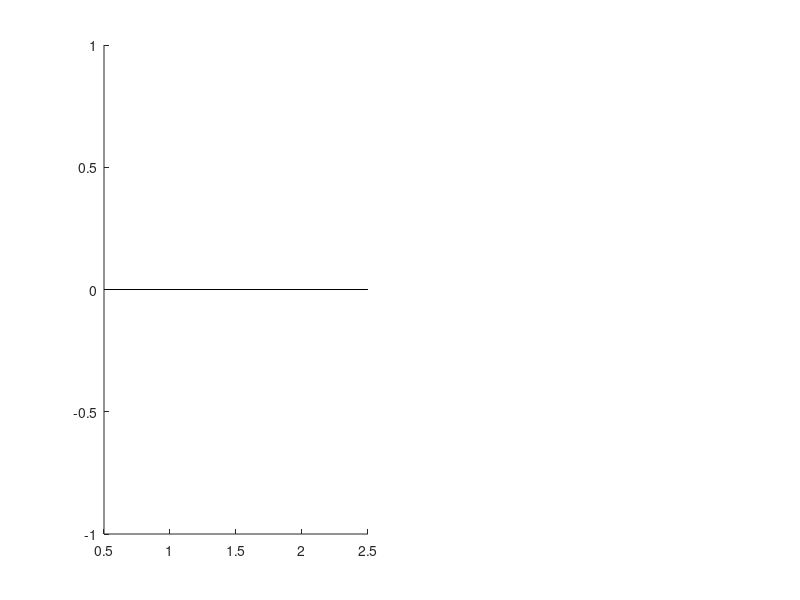

Write MATLAB code to recreate this figure. (Note: this script raises an error after producing the figure.)
%% variance_decomp_CVP.m
%  Nested-ANOVA decomposition of per-neuron x per-trial firing-rate
%  variance into across-neuron, across-trial, and interaction
%  components, separately for spontaneous and evoked V1 trials.
%
%  Purpose (manuscript R2, "Two samplings of CV diverge in direction"):
%  the lifetime CV (CV_L, across trials per neuron) and the per-trial
%  population CV (CV_P, across neurons per trial) move in opposite
%  directions across the spontaneous-evoked contrast on this dataset.
%  The proposed mechanism is that the two samplings integrate over
%  different variance axes:
%    - CV_L is dominated by trial-to-trial drift (large in spontaneous)
%    - CV_P is dominated by across-neuron heterogeneity (large in
%      evoked, because stimulus tuning makes a few neurons drive the
%      population mean upward while most stay near baseline)
%  This script verifies that mechanism quantitatively on the v1v2-1
%  data.  Outputs a 2-panel supp figure (stacked variance bars +
%  paired across-neuron vs across-trial comparison) and a .mat with
%  the per-session decomposition.
%
%  Decomposition: for each session, build a firing-rate matrix R of
%  size [n_neurons x n_trials] (firing rate in Hz, computed by summing
%  refractory-corrected spike counts over the appropriate driven /
%  spontaneous window and dividing by the window duration).  Then:
%    grand_mean      = mean(R(:))
%    SS_total        = sum((R(:) - grand_mean).^2)
%    SS_neuron       = sum(n_trials * (rowMean - grand_mean).^2)
%    SS_trial        = sum(n_neurons * (colMean - grand_mean).^2)
%    SS_interaction  = SS_total - SS_neuron - SS_trial
%  reported as fractions of SS_total.  This is the standard two-way
%  ANOVA fixed-effects decomposition; the "interaction + residual"
%  term is treated as one bucket since with one observation per
%  (neuron, trial) cell they are not separately identifiable.
%
%  Output: FigureS14.pdf / .png  +  variance_decomp_CVP.mat
%  Approximate runtime: < 1 min.
%
%  Usage:
%    matlab -batch "variance_decomp_CVP"
% ---------------------------------------------------------------------

clear; close all;
fprintf('=== variance_decomp_CVP.m ===\n');

% ----- parameters ------------------------------------------------------
V1V2_FILES = {
    '105l001p16.mat'
    '106r001p26.mat'
    '106r002p70.mat'
    '107l002p67.mat'
    '107l003p143.mat'
};
DUR_DRV  = 1.28;                                % driven window (s)
DUR_SPN  = 1.50;                                % spontaneous window (s)
N_BINS_D = 1280;
N_BINS_S = 1500;

% ----- allocate per-session results ------------------------------------
nS = numel(V1V2_FILES);
F_evk = nan(nS, 3);                             % [neuron, trial, interaction] fractions
F_spn = nan(nS, 3);
CVL_evk_sess = nan(nS, 1);  CVP_evk_sess = nan(nS, 1);
CVL_spn_sess = nan(nS, 1);  CVP_spn_sess = nan(nS, 1);

for is = 1:nS
    fname = V1V2_FILES{is};
    fprintf('\n--- session %d/%d: %s ---\n', is, nS, fname);
    if ~isfile(fname)
        warning('  not found, skipping');
        continue;
    end
    S = load(fname);
    nd = S.neuralData;
    nt_total = max(nd.trialId);

    % collect driven and spontaneous rasters for V1
    rast_evk = {}; rast_spn = {};
    for i = 1:nt_total
        sv1 = nd.spikeRasters{i, 1};
        if size(sv1, 2) == N_BINS_D
            rast_evk{end + 1} = sv1;                                        %#ok<AGROW>
        elseif size(sv1, 2) == N_BINS_S
            rast_spn{end + 1} = sv1;                                        %#ok<AGROW>
        end
    end
    n_v1 = size(rast_evk{1}, 1);
    n_drv = numel(rast_evk);
    n_spn = numel(rast_spn);
    fprintf('  n_v1=%d, n_drv=%d, n_spn=%d\n', n_v1, n_drv, n_spn);

    % firing-rate matrices  R = [neurons x trials]
    R_evk = zeros(n_v1, n_drv);
    for tr = 1:n_drv
        R_evk(:, tr) = sum(rast_evk{tr} > 0, 2) ./ DUR_DRV;
    end
    R_spn = zeros(n_v1, n_spn);
    for tr = 1:n_spn
        R_spn(:, tr) = sum(rast_spn{tr} > 0, 2) ./ DUR_SPN;
    end

    F_evk(is, :) = decompose_two_way(R_evk);
    F_spn(is, :) = decompose_two_way(R_spn);

    % per-session CV_L / CV_P for context
    CVL_evk_sess(is) = median(std(R_evk, 0, 2) ./ max(mean(R_evk, 2), eps));
    CVP_evk_sess(is) = median(std(R_evk, 0, 1) ./ max(mean(R_evk, 1), eps));
    CVL_spn_sess(is) = median(std(R_spn, 0, 2) ./ max(mean(R_spn, 2), eps));
    CVP_spn_sess(is) = median(std(R_spn, 0, 1) ./ max(mean(R_spn, 1), eps));

    fprintf(['  evoked  : F_neuron=%.2f F_trial=%.2f F_int=%.2f  ' ...
             'CV_L=%.2f CV_P=%.2f\n'], F_evk(is,1), F_evk(is,2), F_evk(is,3), ...
             CVL_evk_sess(is), CVP_evk_sess(is));
    fprintf(['  spont   : F_neuron=%.2f F_trial=%.2f F_int=%.2f  ' ...
             'CV_L=%.2f CV_P=%.2f\n'], F_spn(is,1), F_spn(is,2), F_spn(is,3), ...
             CVL_spn_sess(is), CVP_spn_sess(is));

    clear S nd rast_evk rast_spn R_evk R_spn;
end

% ----- pooled summary ---------------------------------------------------
F_evk_mean = mean(F_evk, 1, 'omitnan');
F_evk_sem  = std (F_evk, 0, 1, 'omitnan') ./ sqrt(sum(isfinite(F_evk(:,1))));
F_spn_mean = mean(F_spn, 1, 'omitnan');
F_spn_sem  = std (F_spn, 0, 1, 'omitnan') ./ sqrt(sum(isfinite(F_spn(:,1))));

fprintf('\n--- pooled across 5 sessions ---\n');
fprintf('  evoked  : F_neuron = %.2f +/- %.2f   F_trial = %.2f +/- %.2f   F_int = %.2f\n', ...
        F_evk_mean(1), F_evk_sem(1), F_evk_mean(2), F_evk_sem(2), F_evk_mean(3));
fprintf('  spont   : F_neuron = %.2f +/- %.2f   F_trial = %.2f +/- %.2f   F_int = %.2f\n', ...
        F_spn_mean(1), F_spn_sem(1), F_spn_mean(2), F_spn_sem(2), F_spn_mean(3));

% paired tests (Wilcoxon signed rank, n=5 sessions)
[p_neuron, ~] = signrank(F_evk(:,1), F_spn(:,1));
[p_trial,  ~] = signrank(F_evk(:,2), F_spn(:,2));
fprintf('  Wilcoxon (paired, n=5): F_neuron evk vs spn p=%.3g | F_trial evk vs spn p=%.3g\n', ...
        p_neuron, p_trial);

% ----- figure -----------------------------------------------------------
col_evk = [0.85 0.33 0.10];
col_spn = [0.30 0.60 0.90];

figure('Name', 'CV_P variance decomposition', 'NumberTitle', 'off', ...
       'Position', [100 100 1100 450]);

% Panel A: stacked variance composition (pooled)
subplot(1, 2, 1); hold on;
yvals = [F_spn_mean; F_evk_mean];
hb = bar(yvals, 'stacked');
hb(1).FaceColor = [0.55 0.55 0.85];  hb(1).DisplayName = 'F_{neuron}  (across-neuron)';
hb(2).FaceColor = [0.85 0.55 0.55];  hb(2).DisplayName = 'F_{trial}   (across-trial)';
hb(3).FaceColor = [0.70 0.70 0.70];  hb(3).DisplayName = 'F_{int}     (interaction / residual)';
set(gca, 'XTick', 1:2, 'XTickLabel', {'spontaneous', 'evoked'});
ylabel('fraction of total variance');
title('A: variance decomposition (pooled, 5 sessions)');
legend('show', 'Location', 'eastoutside', 'FontSize', 9);
ylim([0 1]); grid on; box off; set(gca, 'TickDir', 'out');

% Panel B: paired across-neuron vs across-trial fractions
subplot(1, 2, 2); hold on;
xj = [1 2 3 4];
for is = 1:nS
    % across-neuron (evoked larger expected) and across-trial (spon larger expected)
    plot([1 2], [F_spn(is, 1), F_evk(is, 1)], '-o', 'Color', [0.55 0.55 0.85], ...
         'LineWidth', 1.2, 'MarkerFaceColor', [0.55 0.55 0.85], 'MarkerSize', 6);
    plot([3 4], [F_spn(is, 2), F_evk(is, 2)], '-o', 'Color', [0.85 0.55 0.55], ...
         'LineWidth', 1.2, 'MarkerFaceColor', [0.85 0.55 0.55], 'MarkerSize', 6);
end
set(gca, 'XTick', 1:4, 'XTickLabel', {'spn', 'evk', 'spn', 'evk'});
xtickangle(0);
ylabel('variance fraction');
text(1.5, 1.02, sprintf('F_{neuron}  p=%.2g', p_neuron), 'HorizontalAlignment', 'center');
text(3.5, 1.02, sprintf('F_{trial}   p=%.2g', p_trial), 'HorizontalAlignment', 'center');
title('B: paired across-session (Wilcoxon signed-rank)');
ylim([0 1.1]); xlim([0.5 4.5]); grid on; box off; set(gca, 'TickDir', 'out');

sgtitle('Variance decomposition explains opposite directions of CV_L and CV_P');

print(gcf, 'FigureS14.pdf', '-dpdf', '-bestfit');
print(gcf, 'FigureS14.png', '-dpng', '-r200');
fprintf('\nwrote FigureS14.pdf / FigureS14.png\n');

save('variance_decomp_CVP.mat', ...
     'F_evk', 'F_spn', 'F_evk_mean', 'F_evk_sem', 'F_spn_mean', 'F_spn_sem', ...
     'CVL_evk_sess', 'CVP_evk_sess', 'CVL_spn_sess', 'CVP_spn_sess', ...
     'p_neuron', 'p_trial', 'V1V2_FILES');
fprintf('wrote variance_decomp_CVP.mat\n');
fprintf('=== done ===\n');


% ----- local helper ----------------------------------------------------
function frac = decompose_two_way(R)
% Two-way fixed-effects decomposition.
%   R : [n_neurons x n_trials] firing-rate matrix
%   frac : [F_neuron, F_trial, F_interaction]  (each in [0,1], summing to 1)
[n_neurons, n_trials] = size(R);
grand = mean(R(:));
SS_total  = sum((R(:) - grand).^2);
rowMean   = mean(R, 2);                         % per-neuron mean over trials
colMean   = mean(R, 1);                         % per-trial mean over neurons
SS_neuron = n_trials  * sum((rowMean - grand).^2);
SS_trial  = n_neurons * sum((colMean - grand).^2);
SS_inter  = max(SS_total - SS_neuron - SS_trial, 0);
frac      = [SS_neuron, SS_trial, SS_inter] ./ max(SS_total, eps);
end
